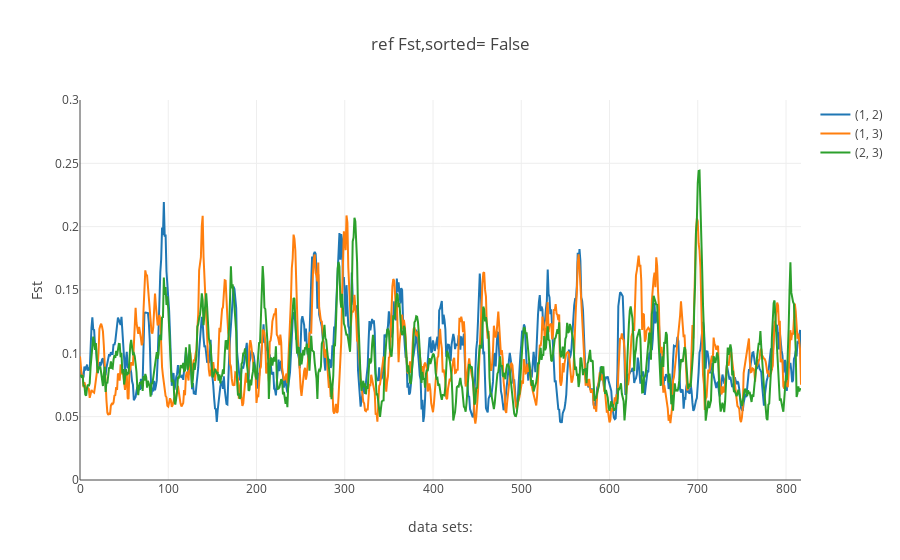

Notebook source saved alongside this figure:
### Code cell
from structure_tools.Tutorial_subplots import fst_window_plot


fst_window_plot(Fst_window,ref_labels,sort= False,window_range= fst_range)

### Figure 1 — Plotly figure (JSON) as saved in the notebook; plotly's stock layout.template omitted (floating-point values rounded to 4 significant figures; data arrays with more than 128 entries replaced by an {"elided": "..."} marker saying what was removed)
{"data": [{"name": "(1, 2)", "type": "scatter", "uid": "98bedadf-98cd-4313-bc97-f561f60bcce4", "x": {"elided": "818 int values"}, "y": {"elided": "818 float values"}}, {"name": "(1, 3)", "type": "scatter", "uid": "d92c7504-f5a2-46e5-b6d7-f279cf1443e3", "x": {"elided": "818 int values"}, "y": {"elided": "818 float values"}}, {"name": "(2, 3)", "type": "scatter", "uid": "d6ed8f24-a83a-446a-9511-4cf54a681fd7", "x": {"elided": "818 int values"}, "y": {"elided": "818 float values"}}], "layout": {"title": "ref Fst,sorted= False", "xaxis": {"title": "data sets: "}, "yaxis": {"range": [0, 0.3], "title": "Fst"}}}
